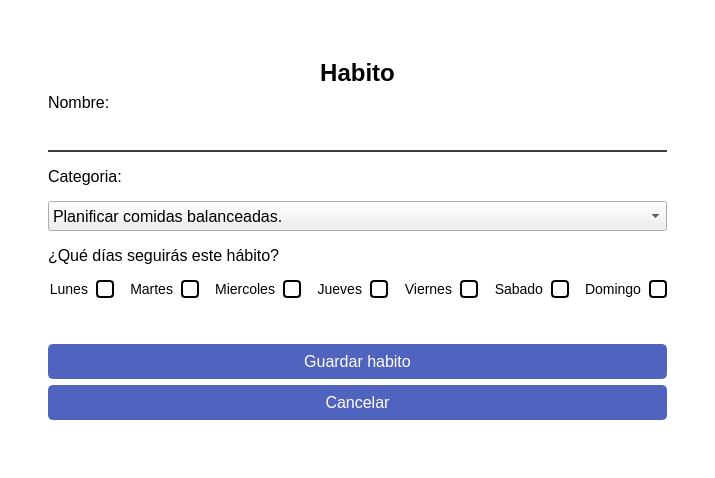
<?xml version="1.0" encoding="UTF-8"?>
<ui version="4.0">
 <class>ventanaRegistrarHabito</class>
 <widget class="QMainWindow" name="ventanaRegistrarHabito">
  <property name="geometry">
   <rect>
    <x>0</x>
    <y>0</y>
    <width>715</width>
    <height>478</height>
   </rect>
  </property>
  <property name="windowTitle">
   <string>Habito</string>
  </property>
  <property name="styleSheet">
   <string notr="true">
QCheckBox {
    spacing: 8px;
    font-size: 14px;
}

QCheckBox::indicator {
    width: 14px;
    height: 14px;
    border: 2px solid rgb(0, 0, 0);
    border-radius: 4px;
    background-color: white;
}

QCheckBox::indicator:checked {
    background-color: rgb(0, 0, 0);
}


QMainWindow {
	background-color: rgb(255, 255, 255)
}

QPushButton#btnVolverIniciarSesion{
	border: none;
	background-color: transparent;
	color: black;
	text-align: center; 
	padding: 0px; 
}


QPushButton{
	background-color: rgb(80, 99, 191);
	color: rgb(255, 255, 255);
	border: 2px solid rgb(80, 99, 191);
	border-radius: 5px;
	padding: 6px;
}

QLineEdit{
	border: none;
	border-bottom: 2px solid rgb(60, 60, 60);
}

QLineEdit:focus{
	border-bottom: 2px solid rgb(103, 129, 255);
}

QPushButton:hover,
QPushButton:clicked{
	background-color: rgb(65, 84, 176);
	border: 2px solid rgb(65, 84, 176);
}
</string>
  </property>
  <widget class="QWidget" name="centralwidget">
   <layout class="QGridLayout" name="gridLayout">
    <item row="0" column="1">
     <spacer name="verticalSpacer_2">
      <property name="orientation">
       <enum>Qt::Orientation::Vertical</enum>
      </property>
      <property name="sizeHint" stdset="0">
       <size>
        <width>20</width>
        <height>38</height>
       </size>
      </property>
     </spacer>
    </item>
    <item row="1" column="0">
     <spacer name="horizontalSpacer_2">
      <property name="orientation">
       <enum>Qt::Orientation::Horizontal</enum>
      </property>
      <property name="sizeHint" stdset="0">
       <size>
        <width>45</width>
        <height>20</height>
       </size>
      </property>
     </spacer>
    </item>
    <item row="1" column="1">
     <layout class="QVBoxLayout" name="verticalLayout_7">
      <item>
       <widget class="QLabel" name="lblTitulo">
        <property name="font">
         <font>
          <family>MS Sans Serif</family>
          <pointsize>18</pointsize>
          <bold>true</bold>
         </font>
        </property>
        <property name="layoutDirection">
         <enum>Qt::LayoutDirection::LeftToRight</enum>
        </property>
        <property name="text">
         <string>Habito</string>
        </property>
        <property name="alignment">
         <set>Qt::AlignmentFlag::AlignCenter</set>
        </property>
       </widget>
      </item>
      <item>
       <layout class="QVBoxLayout" name="verticalLayout_6">
        <item>
         <layout class="QVBoxLayout" name="verticalLayout_4">
          <property name="spacing">
           <number>15</number>
          </property>
          <item>
           <layout class="QVBoxLayout" name="verticalLayout_2">
            <item>
             <widget class="QLabel" name="lblNombre">
              <property name="font">
               <font>
                <pointsize>12</pointsize>
               </font>
              </property>
              <property name="text">
               <string>Nombre:</string>
              </property>
             </widget>
            </item>
            <item>
             <widget class="QLineEdit" name="txtNombre">
              <property name="minimumSize">
               <size>
                <width>0</width>
                <height>25</height>
               </size>
              </property>
              <property name="font">
               <font>
                <pointsize>12</pointsize>
               </font>
              </property>
             </widget>
            </item>
           </layout>
          </item>
          <item>
           <layout class="QVBoxLayout" name="verticalLayout">
            <item>
             <widget class="QLabel" name="lblCategoria">
              <property name="font">
               <font>
                <pointsize>12</pointsize>
               </font>
              </property>
              <property name="text">
               <string>Categoria:</string>
              </property>
              <property name="alignment">
               <set>Qt::AlignmentFlag::AlignLeading|Qt::AlignmentFlag::AlignLeft|Qt::AlignmentFlag::AlignTop</set>
              </property>
             </widget>
            </item>
            <item>
             <widget class="QComboBox" name="cmbCategoria">
              <property name="minimumSize">
               <size>
                <width>0</width>
                <height>30</height>
               </size>
              </property>
              <property name="font">
               <font>
                <pointsize>12</pointsize>
               </font>
              </property>
              <item>
               <property name="text">
                <string>Planificar comidas balanceadas.</string>
               </property>
              </item>
              <item>
               <property name="text">
                <string>Actividad Física</string>
               </property>
              </item>
              <item>
               <property name="text">
                <string>Beber suficiente agua</string>
               </property>
              </item>
              <item>
               <property name="text">
                <string>Meditar 5-10 minutos al día.</string>
               </property>
              </item>
              <item>
               <property name="text">
                <string>Comer proteínas magras</string>
               </property>
              </item>
              <item>
               <property name="text">
                <string>Sueño Reparador</string>
               </property>
              </item>
             </widget>
            </item>
           </layout>
          </item>
          <item>
           <layout class="QVBoxLayout" name="verticalLayout_3">
            <item>
             <widget class="QLabel" name="lblFrecuencia">
              <property name="font">
               <font>
                <pointsize>12</pointsize>
               </font>
              </property>
              <property name="text">
               <string>¿Qué días seguirás este hábito?</string>
              </property>
             </widget>
            </item>
            <item>
             <layout class="QGridLayout" name="gridLayout_2">
              <item row="0" column="0">
               <widget class="QCheckBox" name="checkLunes">
                <property name="font">
                 <font>
                  <pointsize>-1</pointsize>
                 </font>
                </property>
                <property name="layoutDirection">
                 <enum>Qt::LayoutDirection::RightToLeft</enum>
                </property>
                <property name="text">
                 <string>Lunes</string>
                </property>
               </widget>
              </item>
              <item row="0" column="4">
               <widget class="QCheckBox" name="checkViernes">
                <property name="font">
                 <font>
                  <pointsize>-1</pointsize>
                 </font>
                </property>
                <property name="layoutDirection">
                 <enum>Qt::LayoutDirection::RightToLeft</enum>
                </property>
                <property name="text">
                 <string>Viernes</string>
                </property>
               </widget>
              </item>
              <item row="0" column="7">
               <widget class="QCheckBox" name="checkDomingo">
                <property name="font">
                 <font>
                  <pointsize>-1</pointsize>
                 </font>
                </property>
                <property name="layoutDirection">
                 <enum>Qt::LayoutDirection::RightToLeft</enum>
                </property>
                <property name="text">
                 <string>Domingo</string>
                </property>
               </widget>
              </item>
              <item row="0" column="1">
               <widget class="QCheckBox" name="checkMartes">
                <property name="font">
                 <font>
                  <pointsize>-1</pointsize>
                 </font>
                </property>
                <property name="layoutDirection">
                 <enum>Qt::LayoutDirection::RightToLeft</enum>
                </property>
                <property name="text">
                 <string>Martes</string>
                </property>
               </widget>
              </item>
              <item row="0" column="2">
               <widget class="QCheckBox" name="checkMiercoles">
                <property name="font">
                 <font>
                  <pointsize>-1</pointsize>
                 </font>
                </property>
                <property name="layoutDirection">
                 <enum>Qt::LayoutDirection::RightToLeft</enum>
                </property>
                <property name="text">
                 <string>Miercoles</string>
                </property>
               </widget>
              </item>
              <item row="0" column="3">
               <widget class="QCheckBox" name="checkJueves">
                <property name="font">
                 <font>
                  <pointsize>-1</pointsize>
                 </font>
                </property>
                <property name="layoutDirection">
                 <enum>Qt::LayoutDirection::RightToLeft</enum>
                </property>
                <property name="text">
                 <string>Jueves</string>
                </property>
               </widget>
              </item>
              <item row="0" column="6">
               <widget class="QCheckBox" name="checkSabado">
                <property name="font">
                 <font>
                  <pointsize>-1</pointsize>
                 </font>
                </property>
                <property name="layoutDirection">
                 <enum>Qt::LayoutDirection::RightToLeft</enum>
                </property>
                <property name="text">
                 <string>Sabado</string>
                </property>
               </widget>
              </item>
             </layout>
            </item>
           </layout>
          </item>
         </layout>
        </item>
        <item>
         <spacer name="verticalSpacer">
          <property name="orientation">
           <enum>Qt::Orientation::Vertical</enum>
          </property>
          <property name="sizeHint" stdset="0">
           <size>
            <width>20</width>
            <height>40</height>
           </size>
          </property>
         </spacer>
        </item>
        <item>
         <layout class="QVBoxLayout" name="verticalLayout_5">
          <item>
           <widget class="QPushButton" name="btnGuardarHabito">
            <property name="minimumSize">
             <size>
              <width>0</width>
              <height>35</height>
             </size>
            </property>
            <property name="font">
             <font>
              <pointsize>12</pointsize>
             </font>
            </property>
            <property name="toolTip">
             <string>&lt;html&gt;&lt;head/&gt;&lt;body&gt;&lt;p align=&quot;center&quot;&gt;&lt;span style=&quot; font-size:12pt;&quot;&gt;Registrar&lt;/span&gt;&lt;/p&gt;&lt;/body&gt;&lt;/html&gt;</string>
            </property>
            <property name="whatsThis">
             <string>&lt;html&gt;&lt;head/&gt;&lt;body&gt;&lt;p align=&quot;center&quot;&gt;Registrar&lt;/p&gt;&lt;/body&gt;&lt;/html&gt;</string>
            </property>
            <property name="styleSheet">
             <string notr="true"/>
            </property>
            <property name="text">
             <string>Guardar habito</string>
            </property>
           </widget>
          </item>
          <item>
           <widget class="QPushButton" name="btnCancelar">
            <property name="minimumSize">
             <size>
              <width>0</width>
              <height>35</height>
             </size>
            </property>
            <property name="font">
             <font>
              <pointsize>12</pointsize>
             </font>
            </property>
            <property name="styleSheet">
             <string notr="true"/>
            </property>
            <property name="text">
             <string>Cancelar</string>
            </property>
           </widget>
          </item>
         </layout>
        </item>
       </layout>
      </item>
     </layout>
    </item>
    <item row="1" column="2">
     <spacer name="horizontalSpacer">
      <property name="orientation">
       <enum>Qt::Orientation::Horizontal</enum>
      </property>
      <property name="sizeHint" stdset="0">
       <size>
        <width>45</width>
        <height>20</height>
       </size>
      </property>
     </spacer>
    </item>
    <item row="2" column="1">
     <spacer name="verticalSpacer_3">
      <property name="orientation">
       <enum>Qt::Orientation::Vertical</enum>
      </property>
      <property name="sizeHint" stdset="0">
       <size>
        <width>20</width>
        <height>38</height>
       </size>
      </property>
     </spacer>
    </item>
   </layout>
  </widget>
 </widget>
 <resources/>
 <connections/>
</ui>
